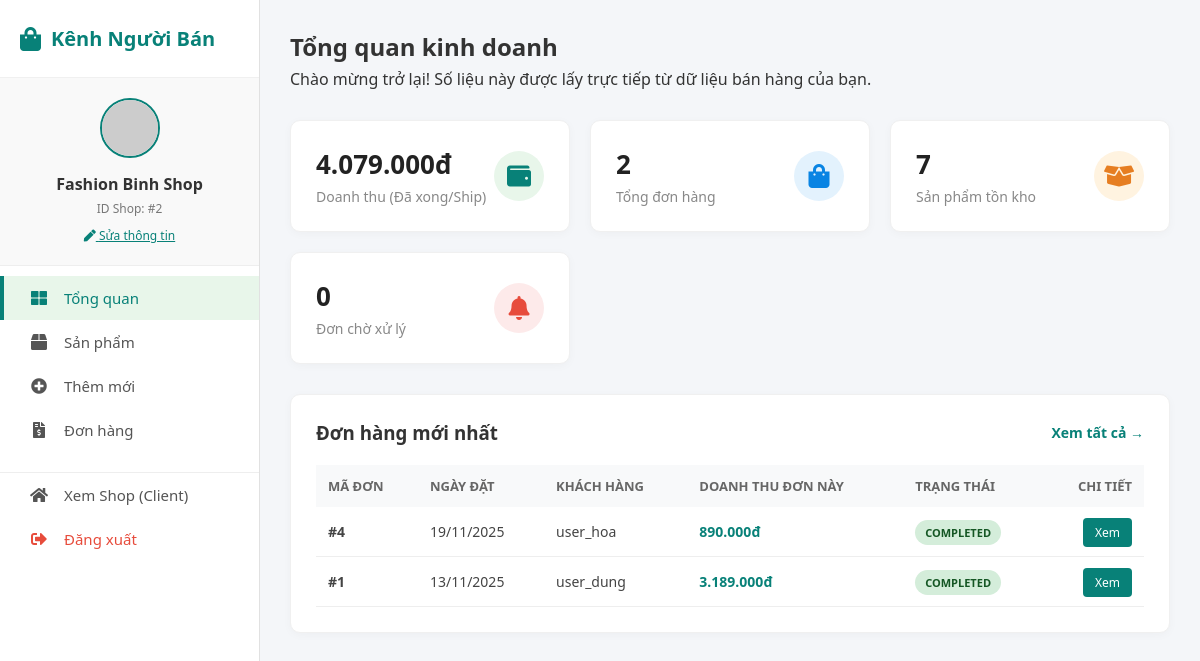
The page /page/SellerPage/dashboard.php (signed in) on the database as committed earlier.
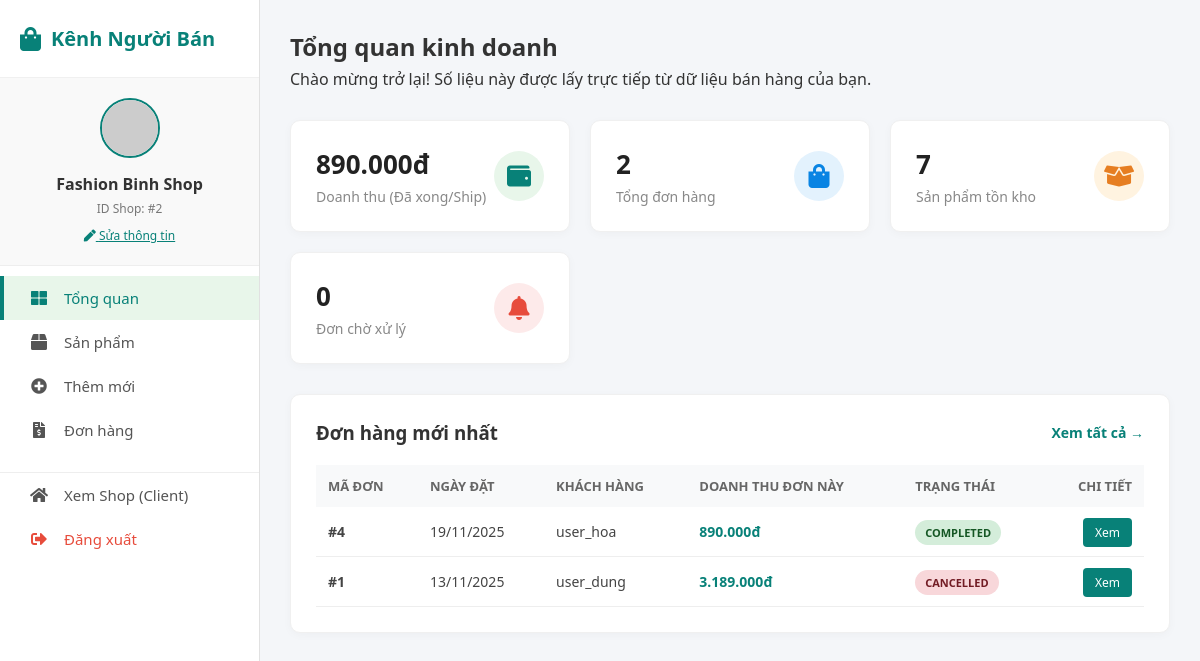
The same page on the database as committed later.
### tables this page shows
CREATE TABLE `orders` (
  `oid` int(11) NOT NULL,
  `aid` int(11) NOT NULL,
  `fullname` varchar(255) NOT NULL,
  `phone` varchar(20) NOT NULL,
  `address` text NOT NULL,
  `note` text DEFAULT NULL,
  `order_date` datetime NOT NULL DEFAULT current_timestamp(),
  `total_amount` decimal(20,2) DEFAULT NULL,
  `status` enum('pending','paid','shipped','completed','cancelled') NOT NULL DEFAULT 'pending',
  `created_at` timestamp NOT NULL DEFAULT current_timestamp()
);

CREATE TABLE `acc` (
  `aid` int(11) NOT NULL,
  `afname` varchar(100) NOT NULL,
  `alname` varchar(100) NOT NULL,
  `email` varchar(100) NOT NULL,
  `phone` varchar(20) NOT NULL,
  `username` varchar(50) NOT NULL,
  `password` varchar(255) NOT NULL,
  `role` enum('admin','seller','user') NOT NULL DEFAULT 'user'
);

### page/SellerPage/dashboard.php (the view, shortened to what the changed rows need)
<?php
$sid = $_SESSION['shop_id'] ?? 0;
$sql_rev = "SELECT SUM(oi.quantity * oi.price) as total_revenue
            FROM order_items oi
            JOIN products p ON oi.pid = p.pid
            JOIN orders o ON oi.oid = o.oid
            WHERE p.sid = $sid AND (o.status = 'completed' OR o.status = 'shipped')";
$res_rev = $conn->query($sql_rev);
$revenue = $res_rev->fetch_assoc()['total_revenue'] ?? 0;
$sql_recent = "SELECT o.oid, acc.username, o.order_date, o.status,
               SUM(oi.quantity * oi.price) as shop_total
               FROM orders o
               JOIN order_items oi ON o.oid = oi.oid
               JOIN products p ON oi.pid = p.pid
               JOIN acc ON o.aid = acc.aid
               WHERE p.sid = $sid
               GROUP BY o.oid, acc.username, o.order_date, o.status
               ORDER BY o.order_date DESC LIMIT 5";
$recent_orders = $conn->query($sql_recent);
?>
<!DOCTYPE html>
<html lang="vi">
<head>
    <link rel="stylesheet" href="https://cdnjs.cloudflare.com/ajax/libs/font-awesome/5.15.4/css/all.min.css" />
</head>
<body>
    <div class="sidebar">
        <div class="sidebar-header"><i class="fas fa-shopping-bag"></i>
            <h2>Kênh Người Bán</h2>
        </div>
    </div>
    <div class="main-content">
        <div class="page-header">
            <h2>Tổng quan kinh doanh</h2>
        </div>
        <div class="stats-grid">
            <div class="card c-revenue">
                <div class="card-info">
                    <h3><?= number_format($revenue, 0, ',', '.') ?>đ</h3>
                    <p>Doanh thu (Đã xong/Ship)</p>
                </div>
            </div>
        </div>
        <div class="table-section">
            <?php if ($recent_orders && $recent_orders->num_rows > 0): ?>
                <table>
                    <thead>
                        <tr>
                            <th>Mã đơn</th>
                            <th>Ngày đặt</th>
                            <th>Khách hàng</th>
                            <th>Doanh thu đơn này</th>
                            <th>Trạng thái</th>
                            <th style="text-align: right;">Chi tiết</th>
                        </tr>
                    </thead>
                    <tbody>
                        <?php while ($row = $recent_orders->fetch_assoc()): ?>
                            <tr>
                                <td><b>#<?= $row['oid'] ?></b></td>
                                <td><?= date('d/m/Y', strtotime($row['order_date'])) ?></td>
                                <td><?= htmlspecialchars($row['username']) ?></td>
                                <td style="font-weight: bold; color: #088178;"><?= number_format($row['shop_total'], 0, ',', '.') ?>đ</td>
                                <td><span class="badge st-<?= $row['status'] ?>"><?= ucfirst($row['status']) ?></span></td>
                                <td style="text-align: right;">
                                    <a href="order_detail.php?oid=<?= $row['oid'] ?>" class="btn-action">Xem</a>
                                </td>
                            </tr>
                        <?php endwhile; ?>
                    </tbody>
                </table>
            <?php endif; ?>
        </div>
    </div>
</body>
</html>

Rows that differ between the two databases and show on the page:
changed orders "user_dung": status "COMPLETED" → "CANCELLED"
Other text that changed with them:
$revenue: "4.079.000" → "890.000"
